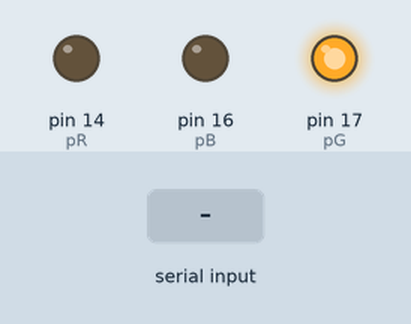
The sketch below on a simulated Arduino Uno, built with avr-gcc and run on an emulated ATmega328P. On the bench: output pins drawn as LEDs (lit = HIGH). Inputs (shaded band) come from the test bench.

Above: at 1.2 s.
1.3 s: "p" received over Serial
At 1.9 s:
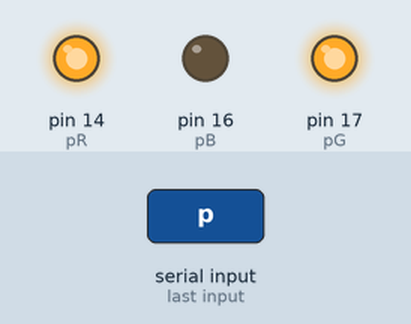
2.8 s: "r" received over Serial
At 4.0 s:
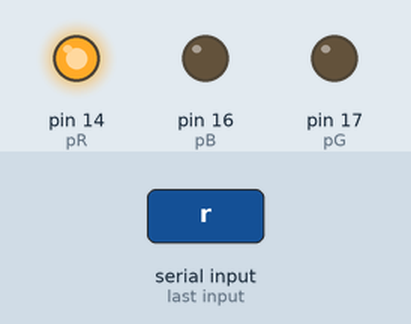
4.3 s: "i" received over Serial
At 5.4 s:
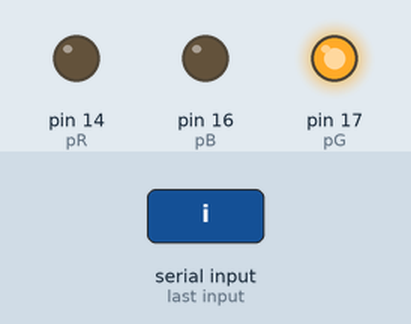
Timing chart, 0 to 7.3 s (numbered marks = the images above; inputs shaded):
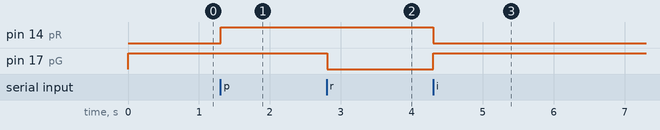

The sketch:

Indicator.ino
```cpp
// MonitoRack indicator

// Possible states:
//   0 [GREEN]  - Idle state
//   1 [ORANGE] - Preparation (creating files)
//   2 [RED]    - Recording (audio & video)

// === Definitions =================================================

int state = 0;

int pGND = 15;
int pR = 14;
int pG = 17;
int pB = 16;

// === Setup =======================================================

void setup() {

  // --- Pin setup

  pinMode(pGND, OUTPUT);
  digitalWrite(pGND, LOW);

  pinMode(pR, OUTPUT);
  pinMode(pG, OUTPUT);
  pinMode(pB, OUTPUT);

  setColor(0);

  // --- Serial communication
  Serial.begin(115200);
  Serial.setTimeout(5);

}

// === Main loop ===================================================

void loop() {

  // --- Manage inputs ---------------------------------------------

  if (Serial.available()) {

    String input = Serial.readString();
    input.trim();

    // --- Get information
    if (input.equals("info")) {

      Serial.println("----------------------------");
      Serial.println("Indicator");
      Serial.println("----------------------------");

    // --- Idle state
    } else if (input.equals("i")) {

      setColor(0);
      // Serial.println("IDLE");

    // --- Warning
    } else if (input.equals("p")) {

      setColor(1);
      // Serial.println("PREPARATION");

    // --- Recording
    } else if (input.equals("r")) {

      setColor(2);
      // Serial.println("RECORD");

    }
  }

}

void setColor(int c) {

  if (c==0) {
      digitalWrite(pR, LOW);
      digitalWrite(pG, HIGH);
      digitalWrite(pB, LOW);
      return;
  }

  if (c==1) {
      digitalWrite(pR, HIGH);
      digitalWrite(pG, HIGH);
      digitalWrite(pB, LOW);
      return;
  }

  if (c==2) {
      digitalWrite(pR, HIGH);
      digitalWrite(pG, LOW);
      digitalWrite(pB, LOW);
      return;
  }

}
```

Measured:
- after the input at 1.3 s, pin 14 (pR): LOW → HIGH at once
- after the input at 2.8 s, pin 17 (pG): HIGH → LOW at once
- after the input at 4.3 s, pin 14 (pR): HIGH → LOW at once; pin 17 (pG): LOW → HIGH at once
